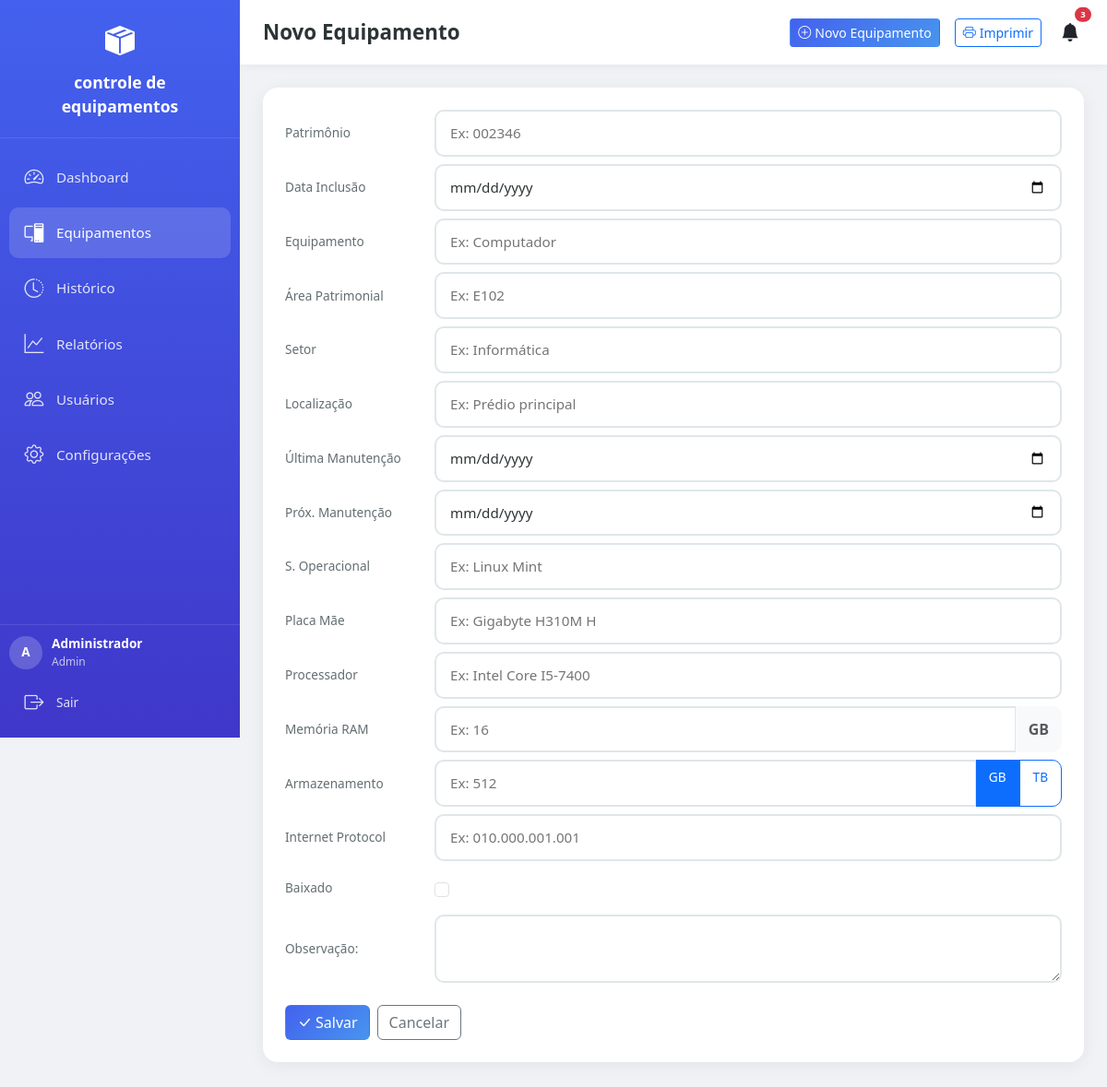
Page /equipamento/novo (signed in) on the committed database.
### app/models/models.py (models this page shows, shortened)
class Configuracao(db.Model):
    __tablename__ = 'configuracoes'
    id = db.Column(db.Integer, primary_key=True)
    nome_empresa = db.Column(db.String(200), default='Controle de Patrimônio')
    logo = db.Column(db.String(200), nullable=True)
    dias_lembrete_manutencao = db.Column(db.String(50), default='30,15,7,1')
    tema = db.Column(db.String(20), default='claro')
    data_atualizacao = db.Column(db.DateTime, default=datetime.now, onupdate=datetime.now)

class Usuario(UserMixin, db.Model):
    __tablename__ = 'usuarios'
    id = db.Column(db.Integer, primary_key=True)
    nome = db.Column(db.String(100), nullable=False)
    username = db.Column(db.String(50), unique=True, nullable=False)
    email = db.Column(db.String(120), unique=True, nullable=False)
    password_hash = db.Column(db.String(256), nullable=False)
    is_admin = db.Column(db.Boolean, default=False)
    ativo = db.Column(db.Boolean, default=True)
    data_criacao = db.Column(db.DateTime, default=datetime.now)
    equipamentos = db.relationship('Equipamento', backref='usuario_cadastro', lazy=True)

### app/routes/main.py (the view, shortened to what this page needs)
@bp.route('/equipamento/novo', methods=['GET', 'POST'])
@login_required
def equipamento_novo():
    config = Configuracao.query.first()
    return render_template('equipamento_form.html', equipamento=None, config=config)

### app/templates/equipamento_form.html (shortened to what this page needs)
{% extends "base.html" %}
{% block page_title %}{{ 'Editar' if equipamento else 'Novo' }} Equipamento{% endblock %}
{% block content %}
<div class="card-modern p-3 p-md-4">
    <form method="POST">
        <div class="d-flex flex-column gap-2">
            <div class="form-line">
                <label class="form-line-label" for="patrimonio">Patrimônio</label>
                <input type="text" name="patrimonio" id="patrimonio" class="form-control-modern form-line-input"
                       value="{{ equipamento.patrimonio if equipamento else '' }}"
                       placeholder="Ex: 002346">
            </div>
            <div class="form-line">
                <label class="form-line-label" for="data_inclusao">Data Inclusão</label>
                <input type="date" name="data_inclusao" id="data_inclusao" class="form-control-modern form-line-input"
                       value="{{ equipamento.data_inclusao.strftime('%Y-%m-%d') if equipamento and equipamento.data_inclusao else '' }}">
            </div>
            <div class="form-line">
                <label class="form-line-label" for="equipamento">Equipamento</label>
                <input type="text" name="equipamento" id="equipamento" class="form-control-modern form-line-input"
                       value="{{ equipamento.equipamento if equipamento else '' }}"
                       placeholder="Ex: Computador">
            </div>
            <div class="form-line">
                <label class="form-line-label" for="area_patrimonial">Área Patrimonial</label>
                <input type="text" name="area_patrimonial" id="area_patrimonial" class="form-control-modern form-line-input"
                       value="{{ equipamento.area_patrimonial if equipamento else '' }}"
                       placeholder="Ex: E102">
            </div>
            <div class="form-line">
                <label class="form-line-label" for="setor">Setor</label>
                <input type="text" name="setor" id="setor" class="form-control-modern form-line-input"
                       value="{{ equipamento.setor if equipamento else '' }}"
                       placeholder="Ex: Informática">
            </div>
            <div class="form-line">
                <label class="form-line-label" for="localizacao">Localização</label>
                <input type="text" name="localizacao" id="localizacao" class="form-control-modern form-line-input"
                       value="{{ equipamento.localizacao if equipamento else '' }}"
                       placeholder="Ex: Prédio principal">
            </div>
            <div class="form-line">
                <label class="form-line-label" for="ultima_manutencao">Última Manutenção</label>
                <input type="date" name="ultima_manutencao" id="ultima_manutencao" class="form-control-modern form-line-input"
                       value="{{ equipamento.ultima_manutencao.strftime('%Y-%m-%d') if equipamento and equipamento.ultima_manutencao else '' }}">
            </div>
            <div class="form-line">
                <label class="form-line-label" for="proxima_manutencao">Próx. Manutenção</label>
                <input type="date" name="proxima_manutencao" id="proxima_manutencao" class="form-control-modern form-line-input"
                       value="{{ equipamento.proxima_manutencao.strftime('%Y-%m-%d') if equipamento and equipamento.proxima_manutencao else '' }}">
            </div>
            <div class="form-line">
                <label class="form-line-label" for="sistema_operacional">S. Operacional</label>
                <input type="text" name="sistema_operacional" id="sistema_operacional" class="form-control-modern form-line-input"
                       value="{{ equipamento.sistema_operacional if equipamento else '' }}"
                       placeholder="Ex: Linux Mint">
            </div>
            <div class="form-line">
                <label class="form-line-label" for="placa_mae">Placa Mãe</label>
                <input type="text" name="placa_mae" id="placa_mae" class="form-control-modern form-line-input"
                       value="{{ equipamento.placa_mae if equipamento else '' }}"
                       placeholder="Ex: Gigabyte H310M H">
            </div>
            <div class="form-line">
                <label class="form-line-label" for="processador">Processador</label>
                <input type="text" name="processador" id="processador" class="form-control-modern form-line-input"
                       value="{{ equipamento.processador if equipamento else '' }}"
                       placeholder="Ex: Intel Core I5-7400">
            </div>
            <div class="form-line">
                <label class="form-line-label" for="memoria_ram">Memória RAM</label>
                <div class="input-group input-pequeno">
                    <input type="text" name="memoria_ram" id="memoria_ram" class="form-control-modern"
                           style="border-radius: 10px 0 0 10px;"
                           value="{{ equipamento.memoria_ram.replace(' GB', '').replace('GB', '').strip() if equipamento and equipamento.memoria_ram else '' }}"
                           placeholder="Ex: 16">
                    <span class="input-group-text bg-light border-0 fw-bold text-muted"
                          style="border-radius: 0 10px 10px 0; padding: 10px 14px;">GB</span>
                </div>
            </div>
            <div class="form-line">
                <label class="form-line-label" for="armazenamento_valor">Armazenamento</label>
                <div class="input-group input-pequeno">
                    <input type="text" name="armazenamento_valor" id="armazenamento_valor" class="form-control-modern"
                           style="border-radius: 10px 0 0 10px;"
                           value="{{ equipamento.armazenamento.split()[0] if equipamento and equipamento.armazenamento else '' }}"
                           placeholder="Ex: 512">
                    <div class="btn-group" role="group">
                        <label class="btn btn-outline-primary" for="unidade_gb"
                               style="border-radius: 0; padding: 8px 14px; font-size: 0.85rem; border-left: none;">GB</label>
                        <label class="btn btn-outline-primary" for="unidade_tb"
                               style="border-radius: 0 10px 10px 0; padding: 8px 14px; font-size: 0.85rem;">TB</label>
                    </div>
                </div>
            </div>
            <div class="form-line">
                <label class="form-line-label" for="ip">Internet Protocol</label>
                <input type="text" name="ip" id="ip" class="form-control-modern form-line-input" maxlength="15"
                       value="{{ equipamento.ip if equipamento else '' }}" placeholder="Ex: 010.000.001.001">
            </div>
            <div class="form-line">
                <label class="form-line-label" for="baixado">Baixado</label>
                <div class="form-line-input d-flex align-items-center" style="height: 42px;">
                    <input class="form-check-input" type="checkbox" name="baixado" id="baixado"
                           {% if equipamento and equipamento.baixado %}checked{% endif %}>
                </div>
            </div>
            <div class="form-line">
                <label class="form-line-label" for="especificacao">Observação:</label>
                <textarea name="especificacao" id="especificacao" class="form-control-modern form-line-input" rows="2">{{ equipamento.especificacao if equipamento else '' }}</textarea>
            </div>
            <div class="d-flex flex-wrap gap-2 mt-3">
                <button type="submit" class="btn btn-primary-modern" onclick="prepararEnvio()">
                    <i class="bi bi-check-lg me-1"></i>Salvar
                </button>
                <a href="{{ url_for('main.equipamentos') }}" class="btn btn-outline-secondary">Cancelar</a>
            </div>
        </div>
    </form>
</div>
{% endblock %}

### app/templates/base.html (shortened to what this page needs)
<!DOCTYPE html>
<html lang="pt-BR" data-theme="{{ config.tema if config else 'claro' }}">
<head>
    <link href="https://cdn.jsdelivr.net/npm/bootstrap@5.3.2/dist/css/bootstrap.min.css" rel="stylesheet">
    <link rel="stylesheet" href="https://cdn.jsdelivr.net/npm/bootstrap-icons@1.11.1/font/bootstrap-icons.css">
    <link rel="stylesheet" href="/static/css/style.css">
</head>
<body>
    {% if current_user.is_authenticated %}
    <nav class="sidebar" id="sidebar">
        <div class="sidebar-header">
            <div class="logo-icon"><i class="bi bi-box-seam-fill"></i></div>
            <div class="logo-text">{{ config.nome_empresa if config else 'Patrimônio' }}</div>
        </div>
        <div class="sidebar-nav">
            <div class="nav-item">
                <a href="{{ url_for('main.dashboard') }}" class="nav-link {% if request.endpoint == 'main.dashboard' %}active{% endif %}">
                    <i class="bi bi-speedometer2"></i>
                    <span class="nav-text">Dashboard</span>
                </a>
            </div>
            <div class="nav-item">
                <a href="{{ url_for('main.equipamentos') }}" class="nav-link {% if request.endpoint.startswith('main.equipamento') %}active{% endif %}">
                    <i class="bi bi-pc-display"></i>
                    <span class="nav-text">Equipamentos</span>
                </a>
            </div>
            {% if current_user.is_admin %}
            <div class="nav-item">
                <a href="{{ url_for('main.historico') }}" class="nav-link {% if request.endpoint == 'main.historico' %}active{% endif %}">
                    <i class="bi bi-clock-history"></i>
                    <span class="nav-text">Histórico</span>
                </a>
            </div>
            {% endif %}
            <div class="nav-item">
                <a href="{{ url_for('main.relatorios') }}" class="nav-link {% if request.endpoint == 'main.relatorios' %}active{% endif %}">
                    <i class="bi bi-graph-up"></i>
                    <span class="nav-text">Relatórios</span>
                </a>
            </div>
            {% if current_user.is_admin %}
            <div class="nav-item">
                <a href="{{ url_for('admin.usuarios') }}" class="nav-link {% if request.endpoint.startswith('admin.') %}active{% endif %}">
                    <i class="bi bi-people"></i>
                    <span class="nav-text">Usuários</span>
                </a>
            </div>
            <div class="nav-item">
                <a href="{{ url_for('admin.configuracoes') }}" class="nav-link {% if request.endpoint == 'admin.configuracoes' %}active{% endif %}">
                    <i class="bi bi-gear"></i>
                    <span class="nav-text">Configurações</span>
                </a>
            </div>
            {% endif %}
        </div>
        <div class="sidebar-footer">
            <div class="user-info">
                <div class="user-avatar">{{ current_user.nome[0] }}</div>
                <div>
                    <div style="font-weight:600;">{{ current_user.nome }}</div>
                    <div style="opacity:0.7; font-size:0.75rem;">{{ 'Admin' if current_user.is_admin else 'Usuário' }}</div>
                </div>
            </div>
            <a href="{{ url_for('auth.logout') }}" class="nav-link mt-2" style="font-size:0.85rem;">
                <i class="bi bi-box-arrow-right"></i>
                <span class="nav-text">Sair</span>
            </a>
        </div>
    </nav>
    {% endif %}
    <div class="main-content">
        {% if current_user.is_authenticated %}
        <div class="topbar no-print">
            <h1 class="page-title">{% block page_title %}Dashboard{% endblock %}</h1>
            <div class="d-flex align-items-center gap-2 gap-md-3">
                <a href="{{ url_for('main.equipamento_novo') }}" class="btn btn-sm btn-primary-modern no-print d-none d-md-inline-flex">
                    <i class="bi bi-plus-circle me-1"></i> Novo Equipamento
                </a>
                <a href="{{ url_for('main.impressao') }}" target="_blank" class="btn btn-sm btn-outline-primary no-print d-none d-md-inline-flex">
                    <i class="bi bi-printer me-1"></i> Imprimir
                </a>
                <div class="dropdown no-print">
                    <button class="btn btn-link text-dark position-relative p-1" data-bs-toggle="dropdown">
                        <i class="bi bi-bell-fill fs-5"></i>
                        <span class="position-absolute top-0 start-100 translate-middle badge rounded-pill bg-danger" id="notifCount" style="font-size:0.6rem; display:none;">0</span>
                    </button>
                </div>
            </div>
        </div>
        {% endif %}
        <div class="content-area">
            {% block content %}{% endblock %}
        </div>
    </div>
</body>
</html>

### rows in the picture
Configuracao: nome_empresa "controle de equipamentos"
Usuario: nome "A", nome "Administrador", is_admin "Admin"

### other values in the picture
{{ 'Editar' if equipamento else 'Novo' }} "Novo"
